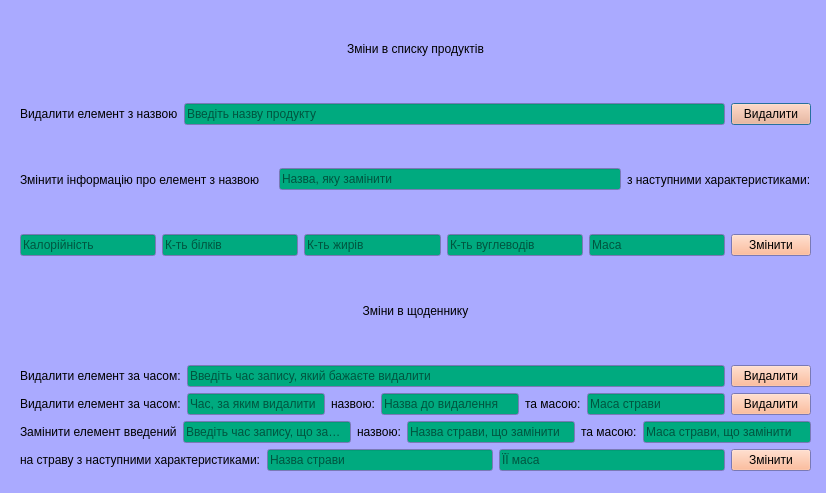
<?xml version="1.0" encoding="UTF-8"?>
<ui version="4.0">
 <class>FoodChangeInfo</class>
 <widget class="QDialog" name="FoodChangeInfo">
  <property name="geometry">
   <rect>
    <x>0</x>
    <y>0</y>
    <width>826</width>
    <height>493</height>
   </rect>
  </property>
  <property name="palette">
   <palette>
    <active>
     <colorrole role="Button">
      <brush brushstyle="SolidPattern">
       <color alpha="255">
        <red>255</red>
        <green>170</green>
        <blue>127</blue>
       </color>
      </brush>
     </colorrole>
     <colorrole role="Base">
      <brush brushstyle="SolidPattern">
       <color alpha="255">
        <red>0</red>
        <green>170</green>
        <blue>127</blue>
       </color>
      </brush>
     </colorrole>
     <colorrole role="Window">
      <brush brushstyle="SolidPattern">
       <color alpha="255">
        <red>170</red>
        <green>170</green>
        <blue>255</blue>
       </color>
      </brush>
     </colorrole>
    </active>
    <inactive>
     <colorrole role="Button">
      <brush brushstyle="SolidPattern">
       <color alpha="255">
        <red>255</red>
        <green>170</green>
        <blue>127</blue>
       </color>
      </brush>
     </colorrole>
     <colorrole role="Base">
      <brush brushstyle="SolidPattern">
       <color alpha="255">
        <red>0</red>
        <green>170</green>
        <blue>127</blue>
       </color>
      </brush>
     </colorrole>
     <colorrole role="Window">
      <brush brushstyle="SolidPattern">
       <color alpha="255">
        <red>170</red>
        <green>170</green>
        <blue>255</blue>
       </color>
      </brush>
     </colorrole>
    </inactive>
    <disabled>
     <colorrole role="Button">
      <brush brushstyle="SolidPattern">
       <color alpha="255">
        <red>255</red>
        <green>170</green>
        <blue>127</blue>
       </color>
      </brush>
     </colorrole>
     <colorrole role="Base">
      <brush brushstyle="SolidPattern">
       <color alpha="255">
        <red>170</red>
        <green>170</green>
        <blue>255</blue>
       </color>
      </brush>
     </colorrole>
     <colorrole role="Window">
      <brush brushstyle="SolidPattern">
       <color alpha="255">
        <red>170</red>
        <green>170</green>
        <blue>255</blue>
       </color>
      </brush>
     </colorrole>
    </disabled>
   </palette>
  </property>
  <property name="windowTitle">
   <string>Dialog</string>
  </property>
  <widget class="QWidget" name="verticalLayoutWidget_2">
   <property name="geometry">
    <rect>
     <x>20</x>
     <y>0</y>
     <width>791</width>
     <height>471</height>
    </rect>
   </property>
   <layout class="QVBoxLayout" name="verticalLayout_2">
    <item>
     <widget class="QLabel" name="label">
      <property name="text">
       <string>Зміни в списку продуктів</string>
      </property>
      <property name="alignment">
       <set>Qt::AlignmentFlag::AlignCenter</set>
      </property>
     </widget>
    </item>
    <item>
     <layout class="QHBoxLayout" name="horizontalLayout_2">
      <item>
       <widget class="QLabel" name="label_4">
        <property name="text">
         <string>Видалити елемент з назвою</string>
        </property>
       </widget>
      </item>
      <item>
       <widget class="QLineEdit" name="lineEdit_2">
        <property name="placeholderText">
         <string>Введіть назву продукту</string>
        </property>
       </widget>
      </item>
      <item>
       <widget class="QPushButton" name="pushButton">
        <property name="text">
         <string>Видалити</string>
        </property>
       </widget>
      </item>
     </layout>
    </item>
    <item>
     <layout class="QHBoxLayout" name="horizontalLayout_3">
      <item>
       <widget class="QLabel" name="label_5">
        <property name="text">
         <string>Змінити інформацію про елемент з назвою</string>
        </property>
       </widget>
      </item>
      <item>
       <widget class="QLabel" name="label_6">
        <property name="text">
         <string/>
        </property>
       </widget>
      </item>
      <item>
       <widget class="QLineEdit" name="lineEdit_4">
        <property name="placeholderText">
         <string>Назва, яку замінити</string>
        </property>
       </widget>
      </item>
      <item>
       <widget class="QLabel" name="label_7">
        <property name="text">
         <string>з наступними характеристиками:</string>
        </property>
       </widget>
      </item>
     </layout>
    </item>
    <item>
     <layout class="QHBoxLayout" name="horizontalLayout">
      <item>
       <widget class="QLineEdit" name="lineEdit_5">
        <property name="text">
         <string/>
        </property>
        <property name="placeholderText">
         <string>Калорійність</string>
        </property>
       </widget>
      </item>
      <item>
       <widget class="QLineEdit" name="lineEdit_6">
        <property name="text">
         <string/>
        </property>
        <property name="placeholderText">
         <string>К-ть білків</string>
        </property>
       </widget>
      </item>
      <item>
       <widget class="QLineEdit" name="lineEdit_3">
        <property name="placeholderText">
         <string>К-ть жирів</string>
        </property>
       </widget>
      </item>
      <item>
       <widget class="QLineEdit" name="lineEdit_7">
        <property name="text">
         <string/>
        </property>
        <property name="placeholderText">
         <string>К-ть вуглеводів</string>
        </property>
       </widget>
      </item>
      <item>
       <widget class="QLineEdit" name="lineEdit_8">
        <property name="placeholderText">
         <string>Маса</string>
        </property>
       </widget>
      </item>
      <item>
       <widget class="QPushButton" name="pushButton_3">
        <property name="text">
         <string>Змінити</string>
        </property>
       </widget>
      </item>
     </layout>
    </item>
    <item>
     <widget class="QLabel" name="label_2">
      <property name="text">
       <string>Зміни в щоденнику</string>
      </property>
      <property name="alignment">
       <set>Qt::AlignmentFlag::AlignCenter</set>
      </property>
     </widget>
    </item>
    <item>
     <layout class="QHBoxLayout" name="horizontalLayout_4">
      <item>
       <widget class="QLabel" name="label_8">
        <property name="text">
         <string>Видалити елемент за часом:</string>
        </property>
       </widget>
      </item>
      <item>
       <widget class="QLineEdit" name="lineEdit_11">
        <property name="placeholderText">
         <string>Введіть час запису, який бажаєте видалити</string>
        </property>
       </widget>
      </item>
      <item>
       <widget class="QPushButton" name="pushButton_2">
        <property name="text">
         <string>Видалити</string>
        </property>
       </widget>
      </item>
     </layout>
    </item>
    <item>
     <layout class="QHBoxLayout" name="horizontalLayout_6">
      <item>
       <widget class="QLabel" name="label_12">
        <property name="text">
         <string>Видалити елемент за часом:</string>
        </property>
       </widget>
      </item>
      <item>
       <widget class="QLineEdit" name="lineEdit_13">
        <property name="placeholderText">
         <string>Час, за яким видалити</string>
        </property>
       </widget>
      </item>
      <item>
       <widget class="QLabel" name="label_13">
        <property name="text">
         <string>назвою:</string>
        </property>
       </widget>
      </item>
      <item>
       <widget class="QLineEdit" name="lineEdit_14">
        <property name="placeholderText">
         <string>Назва до видалення</string>
        </property>
       </widget>
      </item>
      <item>
       <widget class="QLabel" name="label_15">
        <property name="text">
         <string>та масою:</string>
        </property>
       </widget>
      </item>
      <item>
       <widget class="QLineEdit" name="lineEdit_30">
        <property name="placeholderText">
         <string>Маса страви</string>
        </property>
       </widget>
      </item>
      <item>
       <widget class="QPushButton" name="pushButton_5">
        <property name="text">
         <string>Видалити</string>
        </property>
       </widget>
      </item>
     </layout>
    </item>
    <item>
     <layout class="QHBoxLayout" name="horizontalLayout_5">
      <item>
       <widget class="QLabel" name="label_9">
        <property name="text">
         <string>Замінити елемент введений</string>
        </property>
       </widget>
      </item>
      <item>
       <widget class="QLineEdit" name="lineEdit_12">
        <property name="placeholderText">
         <string>Введіть час запису, що замінити</string>
        </property>
       </widget>
      </item>
      <item>
       <widget class="QLabel" name="label_10">
        <property name="text">
         <string>назвою:</string>
        </property>
       </widget>
      </item>
      <item>
       <widget class="QLineEdit" name="lineEdit_26">
        <property name="placeholderText">
         <string>Назва страви, що замінити</string>
        </property>
       </widget>
      </item>
      <item>
       <widget class="QLabel" name="label_14">
        <property name="text">
         <string>та масою:</string>
        </property>
       </widget>
      </item>
      <item>
       <widget class="QLineEdit" name="lineEdit_29">
        <property name="placeholderText">
         <string>Маса страви, що замінити</string>
        </property>
       </widget>
      </item>
     </layout>
    </item>
    <item>
     <layout class="QHBoxLayout" name="horizontalLayout_11">
      <item>
       <widget class="QLabel" name="label_11">
        <property name="text">
         <string>на страву з наступними характеристиками:</string>
        </property>
       </widget>
      </item>
      <item>
       <widget class="QLineEdit" name="lineEdit_27">
        <property name="placeholderText">
         <string>Назва страви</string>
        </property>
       </widget>
      </item>
      <item>
       <widget class="QLineEdit" name="lineEdit_28">
        <property name="placeholderText">
         <string>ЇЇ маса</string>
        </property>
       </widget>
      </item>
      <item>
       <widget class="QPushButton" name="pushButton_4">
        <property name="text">
         <string>Змінити</string>
        </property>
       </widget>
      </item>
     </layout>
    </item>
   </layout>
  </widget>
 </widget>
 <resources/>
 <connections/>
</ui>
